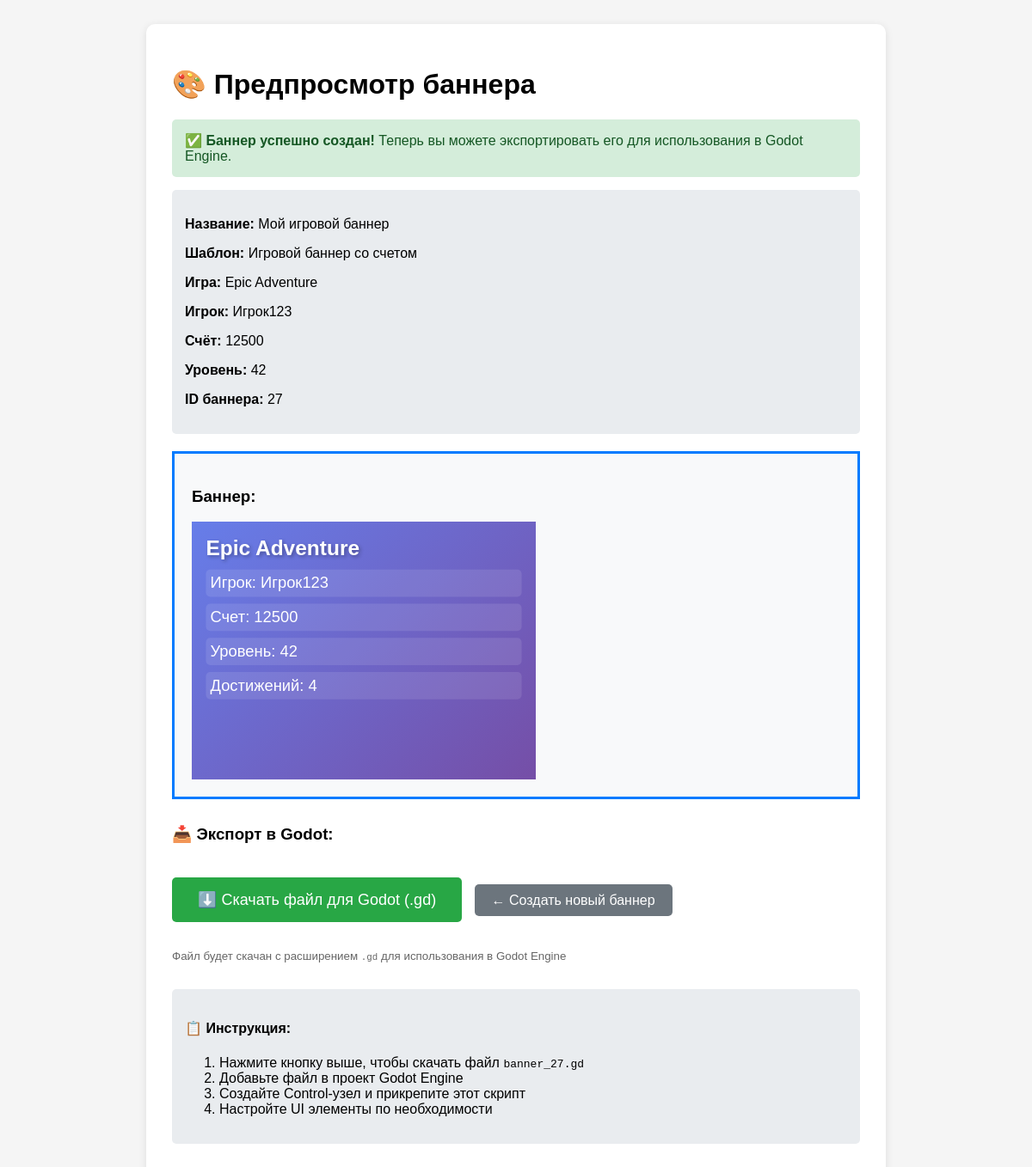
The page /banner/preview/27/ on the database its author committed.
### bannerflow_app/models.py (models this page shows, shortened)
class GeneratedBanner(models.Model):
    name = models.CharField(max_length=100, verbose_name="Название баннера")
    template = models.ForeignKey(BannerTemplate, on_delete=models.CASCADE, verbose_name="Шаблон")
    game_data = models.ForeignKey(GameData, on_delete=models.CASCADE, verbose_name="Данные игры")
    html_content = models.TextField(verbose_name="HTML содержимое")
    godot_export = models.FileField(upload_to='exports/godot/', blank=True, verbose_name="Экспорт для Godot")
    preview_url = models.URLField(blank=True, verbose_name="URL предпросмотра")
    created_at = models.DateTimeField(auto_now_add=True)
    class Meta:
        verbose_name = "Сгенерированный баннер"
        verbose_name_plural = "Сгенерированные баннеры"

class BannerTemplate(models.Model):
    TEMPLATE_TYPES = [
        ('score', 'Баннер со счетом'),
        ('achievement', 'Баннер с достижением'),
        ('level', 'Баннер с уровнем'),
        ('custom', 'Пользовательский шаблон'),
    ]
    name = models.CharField(max_length=100, verbose_name="Название шаблона")
    template_type = models.CharField(max_length=20, choices=TEMPLATE_TYPES, default='custom', verbose_name="Тип шаблона")
    html_template = models.TextField(verbose_name="HTML шаблон", help_text="Используйте {{ переменные }} для подстановки")
    css_styles = models.TextField(verbose_name="CSS стили")
    javascript = models.TextField(verbose_name="JavaScript код", blank=True, help_text="Для интерактивности")
    width = models.IntegerField(default=300, verbose_name="Ширина (px)")
    height = models.IntegerField(default=250, verbose_name="Высота (px)")
    preview_image = models.ImageField(upload_to='templates/previews/', blank=True, verbose_name="Превью")
    created_at = models.DateTimeField(auto_now_add=True)
    class Meta:
        verbose_name = "Шаблон баннера"
        verbose_name_plural = "Шаблоны баннеров"

class GameData(models.Model):
    GAME_TYPES = [
        ('platformer', 'Платформер'),
        ('rpg', 'RPG'),
        ('shooter', 'Шутер'),
        ('strategy', 'Стратегия'),
        ('custom', 'Другая'),
    ]
    game_name = models.CharField(max_length=100, verbose_name="Название игры")
    game_type = models.CharField(max_length=20, choices=GAME_TYPES, default='custom', verbose_name="Тип игры")
    player_name = models.CharField(max_length=100, verbose_name="Имя игрока")
    score = models.IntegerField(default=0, verbose_name="Счет")
    level = models.IntegerField(default=1, verbose_name="Уровень")
    play_time = models.IntegerField(default=0, verbose_name="Время игры (минуты)")
    achievements = models.JSONField(default=list, verbose_name="Достижения")
    data_file = models.FileField(upload_to='game_data/', verbose_name="Файл данных игры", help_text="JSON или CSV файл")
    imported_at = models.DateTimeField(auto_now_add=True)
    class Meta:
        verbose_name = "Данные игры"
        verbose_name_plural = "Данные игр"

### bannerflow_app/views.py (the view)
# urls.py: path('banner/preview/<int:banner_id>/', views.banner_preview, name='banner_preview'),
def banner_preview(request, banner_id):
    try:
        from .models import GeneratedBanner
        banner = GeneratedBanner.objects.get(id=banner_id)
        return render(request, 'bannerflow_app/banner_preview.html', {
            'banner': banner
        })
    except Exception as e:
        return HttpResponse(f'<h1>Ошибка:</h1><p>{str(e)}</p>')

### bannerflow_app/templates/bannerflow_app/banner_preview.html (shortened to what this page needs)
<!DOCTYPE html>
<html>
<head>
    <link rel="stylesheet" href="/static/bannerflow_app/css/style.css">
</head>
<body>
    <div class="container">
        <h1>🎨 Предпросмотр баннера</h1>
        {% if banner %}
        <div class="success-box">
            <strong>✅ Баннер успешно создан!</strong> Теперь вы можете экспортировать его для использования в Godot Engine.
        </div>
        <div class="info-box">
            <p><strong>Название:</strong> {{ banner.name }}</p>
            <p><strong>Шаблон:</strong> {{ banner.template.name }}</p>
            <p><strong>Игра:</strong> {{ banner.game_data.game_name }}</p>
            <p><strong>Игрок:</strong> {{ banner.game_data.player_name }}</p>
            <p><strong>Счёт:</strong> {{ banner.game_data.score }}</p>
            <p><strong>Уровень:</strong> {{ banner.game_data.level }}</p>
            <p><strong>ID баннера:</strong> {{ banner.id }}</p>
        </div>
        <div class="banner-box">
            <h3>Баннер:</h3>
            {{ banner.html_content|safe }}
        </div>
        <div style="margin: 30px 0;">
            <h3>📥 Экспорт в Godot:</h3>
            <a href="/banner/export/{{ banner.id }}/" class="btn-export" id="downloadBtn">
                ⬇️ Скачать файл для Godot (.gd)
            </a>
            <a href="/generator/" class="btn-back">← Создать новый баннер</a>
            <p style="margin-top: 10px; color: #666;">
                <small>Файл будет скачан с расширением <code>.gd</code> для использования в Godot Engine</small>
            </p>
        </div>
        <div class="info-box">
            <h4>📋 Инструкция:</h4>
            <ol>
                <li>Нажмите кнопку выше, чтобы скачать файл <code>banner_{{ banner.id }}.gd</code></li>
                <li>Добавьте файл в проект Godot Engine</li>
                <li>Создайте Control-узел и прикрепите этот скрипт</li>
                <li>Настройте UI элементы по необходимости</li>
            </ol>
        </div>
        {% else %}
        <div class="info-box" style="background: #f8d7da; color: #721c24;">
            <strong>❌ Баннер не найден!</strong>
        </div>
        <a href="/generator/" class="btn-back">Вернуться к генератору</a>
        {% endif %}
    </div>
</body>
</html>

### bannerflow_app/templates/bannerflow_app/banner_preview.html (style rules this page uses)
body { font-family: Arial; padding: 20px; background: #f5f5f5; }
.container { max-width: 800px; margin: 0 auto; background: white; padding: 30px; border-radius: 10px; box-shadow: 0 2px 10px rgba(0,0,0,0.1); }
.banner-box { border: 3px solid #007bff; padding: 20px; margin: 20px 0; background: #f8f9fa; }
.btn-export { background: #28a745; color: white; padding: 15px 30px; text-decoration: none; border-radius: 5px; font-size: 18px; display: inline-block; margin: 20px 0; border: none; }
.btn-back { background: #6c757d; color: white; padding: 10px 20px; text-decoration: none; border-radius: 5px; margin-left: 10px; }
.info-box { background: #e9ecef; padding: 15px; border-radius: 5px; margin: 15px 0; }
.success-box { background: #d4edda; color: #155724; padding: 15px; border-radius: 5px; margin: 15px 0; }

### rows shown on the page
GeneratedBanner: name "Мой игровой баннер", template.name "Игровой баннер со счетом", game_data.game_name "Epic Adventure", game_data.player_name "Игрок123", game_data.score "12500", game_data.level "42", id "27", html_content "Epic Adventure Игрок: Игрок123 Счет: 12500 Уровень: 42 Достижений: 4"
